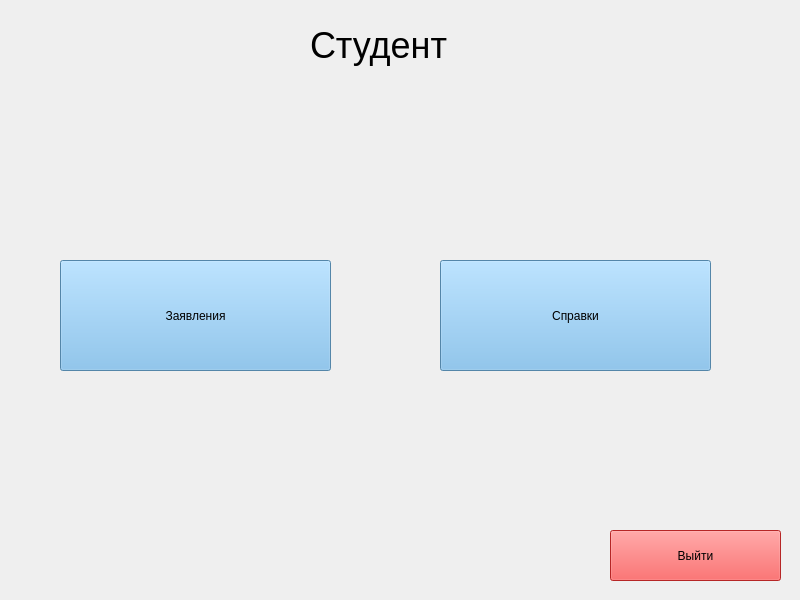
<?xml version="1.0" encoding="UTF-8"?>
<ui version="4.0">
 <class>Studen_main</class>
 <widget class="QWidget" name="Studen_main">
  <property name="geometry">
   <rect>
    <x>0</x>
    <y>0</y>
    <width>800</width>
    <height>600</height>
   </rect>
  </property>
  <property name="windowTitle">
   <string>Widget</string>
  </property>
  <widget class="QLabel" name="Title">
   <property name="geometry">
    <rect>
     <x>310</x>
     <y>0</y>
     <width>141</width>
     <height>91</height>
    </rect>
   </property>
   <property name="font">
    <font>
     <pointsize>27</pointsize>
    </font>
   </property>
   <property name="text">
    <string>Студент</string>
   </property>
  </widget>
  <widget class="QPushButton" name="Statement">
   <property name="geometry">
    <rect>
     <x>60</x>
     <y>260</y>
     <width>271</width>
     <height>111</height>
    </rect>
   </property>
   <property name="styleSheet">
    <string notr="true">background-color: rgb(118, 187, 237);</string>
   </property>
   <property name="text">
    <string>Заявления</string>
   </property>
  </widget>
  <widget class="QPushButton" name="Reference">
   <property name="geometry">
    <rect>
     <x>440</x>
     <y>260</y>
     <width>271</width>
     <height>111</height>
    </rect>
   </property>
   <property name="styleSheet">
    <string notr="true">background-color: rgb(118, 187, 237);</string>
   </property>
   <property name="text">
    <string>Справки</string>
   </property>
  </widget>
  <widget class="QPushButton" name="Exit">
   <property name="geometry">
    <rect>
     <x>610</x>
     <y>530</y>
     <width>171</width>
     <height>51</height>
    </rect>
   </property>
   <property name="styleSheet">
    <string notr="true">background-color: rgb(255, 53, 53);</string>
   </property>
   <property name="text">
    <string>Выйти</string>
   </property>
  </widget>
 </widget>
 <resources/>
 <connections/>
</ui>
